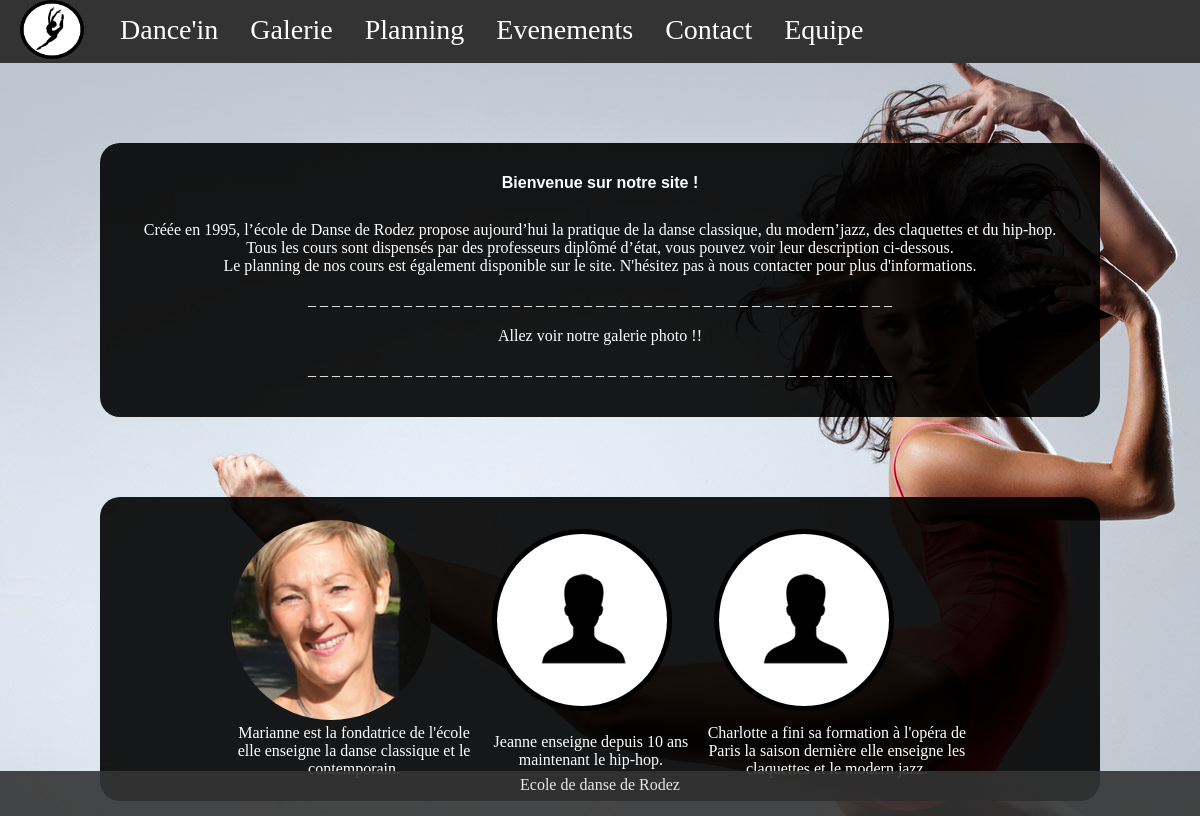
The page / on the database its author committed.
### tables this page shows
CREATE TABLE `article` (
  `idArticle` int(3) NOT NULL,
  `catArticle` varchar(20) NOT NULL,
  `titreArticle` varchar(20) NOT NULL,
  `dateArticle` date DEFAULT NULL,
  `contenu` varchar(30000) DEFAULT NULL
);

### index.php (the view, shortened to what this page needs)
<!DOCTYPE html>
<html>
<head>
	<link rel="stylesheet" type="text/css" href="style.css">
</head>
<body>
	<?php include('include/nav.php');?>
	<div class="contenu">
		<?php
		$bdd = new PDO('mysql:host=localhost;dbname=dance-in;charset=utf8', 'root', '', array(PDO::ATTR_ERRMODE => PDO::ERRMODE_EXCEPTION));
		$reponse = $bdd->query('SELECT * FROM article WHERE titreArticle = "Acceuil";');
		while ($donnees = $reponse->fetch()){
			?>
			<?= $donnees['contenu']; ?> </p>
			_ _ _ _ _ _ _ _ _ _ _ _ _ _ _ _ _ _ _ _ _ _ _ _ _ _ _ _ _ _ _ _ _ _ _ _ _ _ _ _ _ _ _ _ _ _ _ _ _
	<?php
}
?>
</div>
<div class="contenu">
	<table style="width: 745px;" align="center">
		<tr>
			<td>
				<div class="circle" style="background-image:url(images/chorégraphe.png);"></div>
			</td>
			<td>
				<div class="circle" style="background-image:url(images/Equipelogo.png);"></div>
			</td>
			<td>
				<div class="circle" style="background-image:url(images/Equipelogo.png);"></div></div>
		<tr>
			<td>
				Marianne est la fondatrice de l'école elle enseigne la danse classique et le contemporain.
			</td>
			<td>
				Jeanne enseigne depuis 10 ans maintenant le hip-hop.
			</td>
			<td>
				Charlotte a fini sa formation à l'opéra de Paris la saison dernière elle enseigne les claquettes et le modern jazz.
			</td>
		</tr>
<?php include('include/footer.php'); ?>
</body>
</html>

### include/nav.php
<nav>
   <ul class="navbar">
     <li>
       <img src="images/logo.png" alt="Logo Dance'in" width="64px" id="logo"/>
     </li>
      <li class="testActive">
         <a href="index.php">Dance'in</a>
      </li>
      <li>
         <a href="photo2.php" class="dropbtn">Galerie</a>
      </li>
      <li>
         <a href="planning.php">Planning</a>
      </li>
      <li>
         <a href="evenements.php">Evenements</a>
      </li>
      <li>
         <a href="formulaire.php">Contact</a>
      </li>
      <li>
         <a href="equipe.php">Equipe</a>
      </li>
   </ul>
</nav>

### include/footer.php
<footer class="footer">
   <span>Ecole de danse de Rodez</span>
</footer>

### style.css (style rules this page uses)
body { width:100%; color:black; background-image:url(images/background.jpg); background-repeat:no-repeat; background-position: top; margin:0; text-align:center; }
h1 { font-size:16px; font-family: Arial; width: 100%; text-align: center; }
.contenu { background:rgba(0,0,0,0.9); border-radius: 20px; margin-left:100px; margin-right:100px; margin-top: 80px; margin-bottom: 15px; padding:20px; color: white; }
.circle { width: 200px; height: 200px; -webkit-border-radius: 100px; -moz-border-radius: 100px; border-radius: 100px; background-position: center; background-repeat:no-repeat; opacity:2; }
ul { list-style-type: none; margin: 0; padding: 0; overflow: hidden; background-color: #333; }
li { float: left; margin: 0px; }
#logo { margin-right: 20px; margin-left: 20px; }
li a, .dropbtn { display: inline-block; color: white; text-align: center; padding: 14px 16px; text-decoration: none; font-size: 28px; font-family: Calibri; }
.navbar { position:relative; left: 0px; right: 0px; top: 0px; margin: 0px; }
.footer { position: fixed; margin-top:15px; bottom:0; left:0; right:0; height: 45px; opacity: 0.9; padding: 5px; background-color: #333; }
.footer span { color: white; }
* { box-sizing: border-box; }

### rows shown on the page
article: contenu "Bienvenue sur notre site ! Créée en 1995, l’école de Danse de Rodez propose aujourd’hui la pratique de la danse classique, du modern’jazz, des claquettes et du hip-hop. Tous les cours sont dispensés par des professeurs diplômé d’état, vous pouvez voir leur description ci-dessous. Le planning de nos cours est également disponible sur le site. N'hésitez pas à nous contacter pour plus d'informations."
article: contenu "Allez voir notre galerie photo !!"
